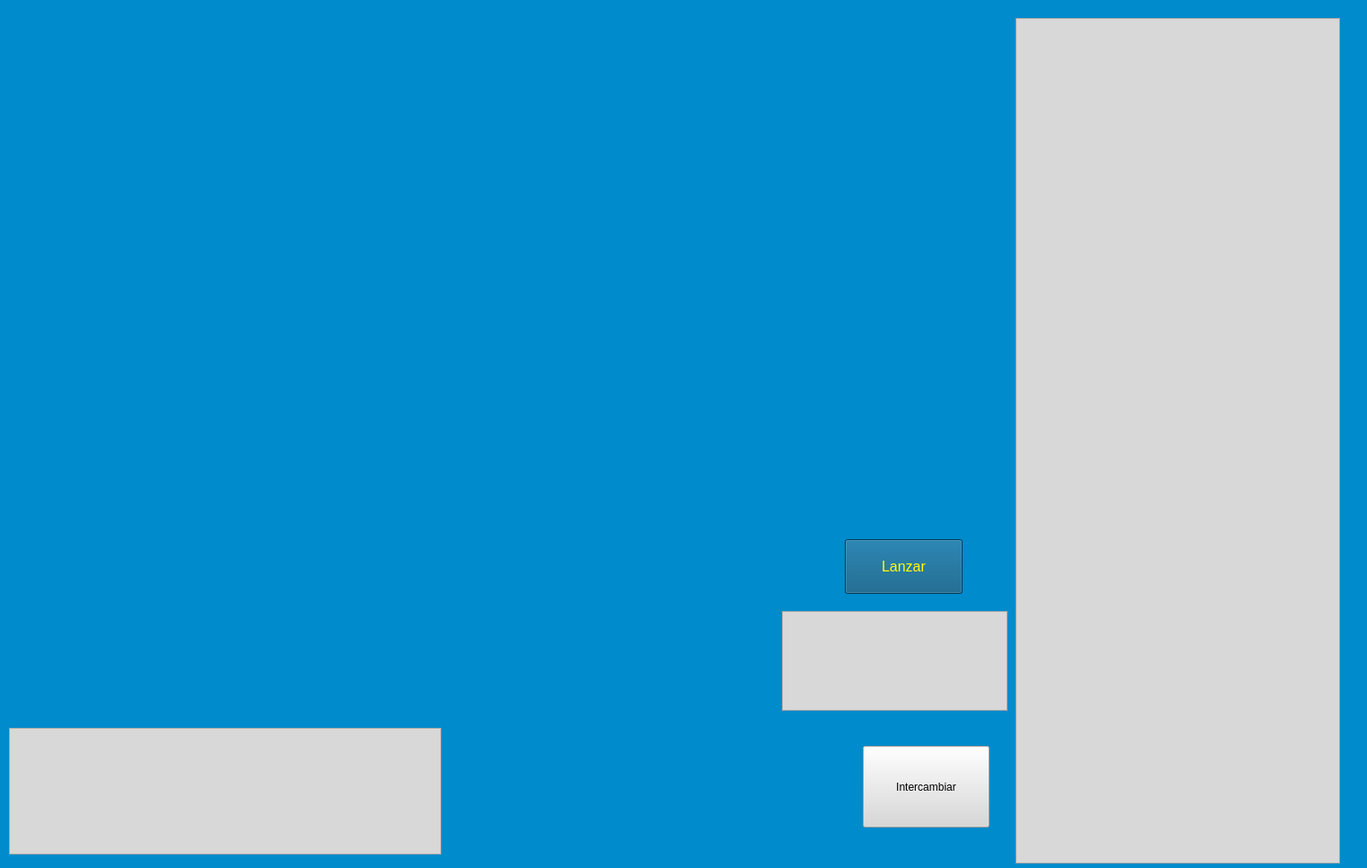
<?xml version="1.0" encoding="UTF-8"?>
<ui version="4.0">
 <class>Form</class>
 <widget class="QWidget" name="Form">
  <property name="geometry">
   <rect>
    <x>0</x>
    <y>0</y>
    <width>1521</width>
    <height>966</height>
   </rect>
  </property>
  <property name="windowTitle">
   <string>Form</string>
  </property>
  <property name="styleSheet">
   <string notr="true">background-color: rgb(0, 139, 204);</string>
  </property>
  <widget class="QLabel" name="label">
   <property name="geometry">
    <rect>
     <x>80</x>
     <y>50</y>
     <width>251</width>
     <height>231</height>
    </rect>
   </property>
   <property name="styleSheet">
    <string notr="true">background-color: rgba(255, 255, 255, 0);</string>
   </property>
   <property name="text">
    <string/>
   </property>
   <property name="pixmap">
    <pixmap>../sprites/Materias_primas/hexagono_arcilla.png</pixmap>
   </property>
   <property name="scaledContents">
    <bool>true</bool>
   </property>
  </widget>
  <widget class="QLabel" name="label_2">
   <property name="geometry">
    <rect>
     <x>80</x>
     <y>280</y>
     <width>251</width>
     <height>231</height>
    </rect>
   </property>
   <property name="styleSheet">
    <string notr="true">background-color: rgba(255, 255, 255, 0);</string>
   </property>
   <property name="text">
    <string/>
   </property>
   <property name="pixmap">
    <pixmap>../sprites/Materias_primas/hexagono_madera.png</pixmap>
   </property>
   <property name="scaledContents">
    <bool>true</bool>
   </property>
  </widget>
  <widget class="QLabel" name="label_4">
   <property name="geometry">
    <rect>
     <x>445</x>
     <y>50</y>
     <width>250</width>
     <height>231</height>
    </rect>
   </property>
   <property name="styleSheet">
    <string notr="true">background-color: rgba(255, 255, 255, 0);</string>
   </property>
   <property name="text">
    <string/>
   </property>
   <property name="pixmap">
    <pixmap>../sprites/Materias_primas/hexagono_madera.png</pixmap>
   </property>
   <property name="scaledContents">
    <bool>true</bool>
   </property>
  </widget>
  <widget class="QLabel" name="label_6">
   <property name="geometry">
    <rect>
     <x>260</x>
     <y>160</y>
     <width>251</width>
     <height>231</height>
    </rect>
   </property>
   <property name="styleSheet">
    <string notr="true">background-color: rgba(255, 255, 255, 0);</string>
   </property>
   <property name="text">
    <string/>
   </property>
   <property name="pixmap">
    <pixmap>../sprites/Materias_primas/hexagono_trigo.png</pixmap>
   </property>
   <property name="scaledContents">
    <bool>true</bool>
   </property>
  </widget>
  <widget class="QLabel" name="label_7">
   <property name="geometry">
    <rect>
     <x>260</x>
     <y>390</y>
     <width>251</width>
     <height>231</height>
    </rect>
   </property>
   <property name="styleSheet">
    <string notr="true">background-color: rgba(255, 255, 255, 0);</string>
   </property>
   <property name="text">
    <string/>
   </property>
   <property name="pixmap">
    <pixmap>../sprites/Materias_primas/hexagono_trigo.png</pixmap>
   </property>
   <property name="scaledContents">
    <bool>true</bool>
   </property>
  </widget>
  <widget class="QLabel" name="label_8">
   <property name="geometry">
    <rect>
     <x>450</x>
     <y>500</y>
     <width>251</width>
     <height>231</height>
    </rect>
   </property>
   <property name="styleSheet">
    <string notr="true">background-color: rgba(255, 255, 255, 0);</string>
   </property>
   <property name="text">
    <string/>
   </property>
   <property name="pixmap">
    <pixmap>../sprites/Materias_primas/hexagono_trigo.png</pixmap>
   </property>
   <property name="scaledContents">
    <bool>true</bool>
   </property>
  </widget>
  <widget class="QLabel" name="label_3">
   <property name="geometry">
    <rect>
     <x>630</x>
     <y>390</y>
     <width>251</width>
     <height>231</height>
    </rect>
   </property>
   <property name="styleSheet">
    <string notr="true">background-color: rgba(255, 255, 255, 0);</string>
   </property>
   <property name="text">
    <string/>
   </property>
   <property name="pixmap">
    <pixmap>../sprites/Materias_primas/hexagono_arcilla.png</pixmap>
   </property>
   <property name="scaledContents">
    <bool>true</bool>
   </property>
  </widget>
  <widget class="QLabel" name="label_5">
   <property name="geometry">
    <rect>
     <x>445</x>
     <y>280</y>
     <width>251</width>
     <height>231</height>
    </rect>
   </property>
   <property name="autoFillBackground">
    <bool>false</bool>
   </property>
   <property name="styleSheet">
    <string notr="true">background-color: rgba(255, 255, 255, 0);</string>
   </property>
   <property name="text">
    <string/>
   </property>
   <property name="pixmap">
    <pixmap>../sprites/Materias_primas/hexagono_madera.png</pixmap>
   </property>
   <property name="scaledContents">
    <bool>true</bool>
   </property>
  </widget>
  <widget class="QLabel" name="label_9">
   <property name="geometry">
    <rect>
     <x>630</x>
     <y>160</y>
     <width>251</width>
     <height>231</height>
    </rect>
   </property>
   <property name="styleSheet">
    <string notr="true">background-color: rgba(255, 255, 255, 0);</string>
   </property>
   <property name="text">
    <string/>
   </property>
   <property name="pixmap">
    <pixmap>../sprites/Materias_primas/hexagono_trigo.png</pixmap>
   </property>
   <property name="scaledContents">
    <bool>true</bool>
   </property>
  </widget>
  <widget class="QFrame" name="frame">
   <property name="geometry">
    <rect>
     <x>1130</x>
     <y>20</y>
     <width>361</width>
     <height>941</height>
    </rect>
   </property>
   <property name="styleSheet">
    <string notr="true">background-color: rgb(216, 216, 216);</string>
   </property>
   <property name="frameShape">
    <enum>QFrame::StyledPanel</enum>
   </property>
   <property name="frameShadow">
    <enum>QFrame::Raised</enum>
   </property>
   <property name="lineWidth">
    <number>2</number>
   </property>
  </widget>
  <widget class="QFrame" name="frame_2">
   <property name="geometry">
    <rect>
     <x>10</x>
     <y>810</y>
     <width>481</width>
     <height>141</height>
    </rect>
   </property>
   <property name="styleSheet">
    <string notr="true">background-color: rgb(216, 216, 216);
border-color: rgb(0, 85, 255);</string>
   </property>
   <property name="frameShape">
    <enum>QFrame::StyledPanel</enum>
   </property>
   <property name="frameShadow">
    <enum>QFrame::Raised</enum>
   </property>
   <property name="lineWidth">
    <number>2</number>
   </property>
  </widget>
  <widget class="QLabel" name="label_10">
   <property name="geometry">
    <rect>
     <x>80</x>
     <y>510</y>
     <width>251</width>
     <height>231</height>
    </rect>
   </property>
   <property name="styleSheet">
    <string notr="true">background-color: rgba(255, 255, 255, 0);</string>
   </property>
   <property name="text">
    <string/>
   </property>
   <property name="pixmap">
    <pixmap>../sprites/Materias_primas/hexagono_arcilla.png</pixmap>
   </property>
   <property name="scaledContents">
    <bool>true</bool>
   </property>
  </widget>
  <widget class="QPushButton" name="boton_construir_cassa">
   <property name="geometry">
    <rect>
     <x>520</x>
     <y>820</y>
     <width>121</width>
     <height>111</height>
    </rect>
   </property>
   <property name="styleSheet">
    <string notr="true"/>
   </property>
   <property name="text">
    <string/>
   </property>
   <property name="flat">
    <bool>true</bool>
   </property>
  </widget>
  <widget class="QLabel" name="label_11">
   <property name="geometry">
    <rect>
     <x>520</x>
     <y>820</y>
     <width>111</width>
     <height>111</height>
    </rect>
   </property>
   <property name="styleSheet">
    <string notr="true">background-color: rgb(255, 255, 255, 0);</string>
   </property>
   <property name="text">
    <string/>
   </property>
   <property name="pixmap">
    <pixmap>../sprites/Construcciones/choza_roja.png</pixmap>
   </property>
   <property name="scaledContents">
    <bool>true</bool>
   </property>
  </widget>
  <widget class="QPushButton" name="boton_contruir_camino">
   <property name="geometry">
    <rect>
     <x>670</x>
     <y>810</y>
     <width>111</width>
     <height>141</height>
    </rect>
   </property>
   <property name="styleSheet">
    <string notr="true"/>
   </property>
   <property name="text">
    <string/>
   </property>
   <property name="flat">
    <bool>true</bool>
   </property>
  </widget>
  <widget class="QPushButton" name="boton_carta_desarrollo">
   <property name="geometry">
    <rect>
     <x>820</x>
     <y>810</y>
     <width>111</width>
     <height>141</height>
    </rect>
   </property>
   <property name="styleSheet">
    <string notr="true">background-color: rgb(255, 255, 255);</string>
   </property>
   <property name="text">
    <string/>
   </property>
   <property name="flat">
    <bool>true</bool>
   </property>
  </widget>
  <widget class="QPushButton" name="boton_intercambiar">
   <property name="geometry">
    <rect>
     <x>960</x>
     <y>830</y>
     <width>141</width>
     <height>91</height>
    </rect>
   </property>
   <property name="styleSheet">
    <string notr="true">background-color: rgb(216, 216, 216);
border-color: rgb(0, 85, 255);</string>
   </property>
   <property name="text">
    <string>Intercambiar</string>
   </property>
  </widget>
  <widget class="QLabel" name="label_12">
   <property name="geometry">
    <rect>
     <x>670</x>
     <y>830</y>
     <width>101</width>
     <height>101</height>
    </rect>
   </property>
   <property name="text">
    <string/>
   </property>
   <property name="pixmap">
    <pixmap>../sprites/Construcciones/camino_rojo_60.png</pixmap>
   </property>
   <property name="scaledContents">
    <bool>true</bool>
   </property>
  </widget>
  <widget class="QLabel" name="label_13">
   <property name="geometry">
    <rect>
     <x>820</x>
     <y>810</y>
     <width>111</width>
     <height>141</height>
    </rect>
   </property>
   <property name="text">
    <string/>
   </property>
   <property name="pixmap">
    <pixmap>../sprites/Desarrollo/carta_reverso.png</pixmap>
   </property>
   <property name="scaledContents">
    <bool>true</bool>
   </property>
  </widget>
  <widget class="QFrame" name="frame_3">
   <property name="geometry">
    <rect>
     <x>870</x>
     <y>680</y>
     <width>251</width>
     <height>111</height>
    </rect>
   </property>
   <property name="styleSheet">
    <string notr="true">background-color: rgb(216, 216, 216);
border-color: rgb(0, 85, 255);</string>
   </property>
   <property name="frameShape">
    <enum>QFrame::StyledPanel</enum>
   </property>
   <property name="frameShadow">
    <enum>QFrame::Raised</enum>
   </property>
   <property name="lineWidth">
    <number>2</number>
   </property>
   <widget class="QLabel" name="label_14">
    <property name="geometry">
     <rect>
      <x>20</x>
      <y>20</y>
      <width>81</width>
      <height>81</height>
     </rect>
    </property>
    <property name="text">
     <string/>
    </property>
    <property name="pixmap">
     <pixmap>../sprites/Dados/dado_1.png</pixmap>
    </property>
    <property name="scaledContents">
     <bool>true</bool>
    </property>
   </widget>
   <widget class="QLabel" name="label_15">
    <property name="geometry">
     <rect>
      <x>130</x>
      <y>20</y>
      <width>91</width>
      <height>81</height>
     </rect>
    </property>
    <property name="text">
     <string/>
    </property>
    <property name="pixmap">
     <pixmap>../sprites/Dados/dado_4.png</pixmap>
    </property>
    <property name="scaledContents">
     <bool>true</bool>
    </property>
   </widget>
  </widget>
  <widget class="QPushButton" name="boton_lanzar">
   <property name="geometry">
    <rect>
     <x>940</x>
     <y>600</y>
     <width>131</width>
     <height>61</height>
    </rect>
   </property>
   <property name="palette">
    <palette>
     <active>
      <colorrole role="Button">
       <brush brushstyle="SolidPattern">
        <color alpha="255">
         <red>0</red>
         <green>84</green>
         <blue>127</blue>
        </color>
       </brush>
      </colorrole>
      <colorrole role="ButtonText">
       <brush brushstyle="SolidPattern">
        <color alpha="255">
         <red>255</red>
         <green>255</green>
         <blue>0</blue>
        </color>
       </brush>
      </colorrole>
      <colorrole role="Base">
       <brush brushstyle="SolidPattern">
        <color alpha="255">
         <red>0</red>
         <green>84</green>
         <blue>127</blue>
        </color>
       </brush>
      </colorrole>
      <colorrole role="Window">
       <brush brushstyle="SolidPattern">
        <color alpha="255">
         <red>0</red>
         <green>84</green>
         <blue>127</blue>
        </color>
       </brush>
      </colorrole>
      <colorrole role="ToolTipText">
       <brush brushstyle="SolidPattern">
        <color alpha="255">
         <red>255</red>
         <green>255</green>
         <blue>0</blue>
        </color>
       </brush>
      </colorrole>
     </active>
     <inactive>
      <colorrole role="Button">
       <brush brushstyle="SolidPattern">
        <color alpha="255">
         <red>0</red>
         <green>84</green>
         <blue>127</blue>
        </color>
       </brush>
      </colorrole>
      <colorrole role="ButtonText">
       <brush brushstyle="SolidPattern">
        <color alpha="255">
         <red>255</red>
         <green>255</green>
         <blue>0</blue>
        </color>
       </brush>
      </colorrole>
      <colorrole role="Base">
       <brush brushstyle="SolidPattern">
        <color alpha="255">
         <red>0</red>
         <green>84</green>
         <blue>127</blue>
        </color>
       </brush>
      </colorrole>
      <colorrole role="Window">
       <brush brushstyle="SolidPattern">
        <color alpha="255">
         <red>0</red>
         <green>84</green>
         <blue>127</blue>
        </color>
       </brush>
      </colorrole>
      <colorrole role="ToolTipText">
       <brush brushstyle="SolidPattern">
        <color alpha="255">
         <red>255</red>
         <green>255</green>
         <blue>0</blue>
        </color>
       </brush>
      </colorrole>
     </inactive>
     <disabled>
      <colorrole role="Button">
       <brush brushstyle="SolidPattern">
        <color alpha="255">
         <red>0</red>
         <green>84</green>
         <blue>127</blue>
        </color>
       </brush>
      </colorrole>
      <colorrole role="ButtonText">
       <brush brushstyle="SolidPattern">
        <color alpha="255">
         <red>120</red>
         <green>120</green>
         <blue>120</blue>
        </color>
       </brush>
      </colorrole>
      <colorrole role="Base">
       <brush brushstyle="SolidPattern">
        <color alpha="255">
         <red>0</red>
         <green>84</green>
         <blue>127</blue>
        </color>
       </brush>
      </colorrole>
      <colorrole role="Window">
       <brush brushstyle="SolidPattern">
        <color alpha="255">
         <red>0</red>
         <green>84</green>
         <blue>127</blue>
        </color>
       </brush>
      </colorrole>
      <colorrole role="ToolTipText">
       <brush brushstyle="SolidPattern">
        <color alpha="255">
         <red>255</red>
         <green>255</green>
         <blue>0</blue>
        </color>
       </brush>
      </colorrole>
     </disabled>
    </palette>
   </property>
   <property name="font">
    <font>
     <pointsize>12</pointsize>
    </font>
   </property>
   <property name="styleSheet">
    <string notr="true">background-color: rgb(0, 84, 127);</string>
   </property>
   <property name="text">
    <string>Lanzar</string>
   </property>
  </widget>
  <zorder>label_12</zorder>
  <zorder>label_13</zorder>
  <zorder>label</zorder>
  <zorder>label_2</zorder>
  <zorder>label_4</zorder>
  <zorder>label_6</zorder>
  <zorder>label_7</zorder>
  <zorder>label_8</zorder>
  <zorder>label_3</zorder>
  <zorder>label_5</zorder>
  <zorder>label_9</zorder>
  <zorder>frame</zorder>
  <zorder>frame_2</zorder>
  <zorder>label_10</zorder>
  <zorder>label_11</zorder>
  <zorder>boton_intercambiar</zorder>
  <zorder>frame_3</zorder>
  <zorder>boton_lanzar</zorder>
  <zorder>boton_carta_desarrollo</zorder>
  <zorder>boton_construir_cassa</zorder>
  <zorder>boton_contruir_camino</zorder>
 </widget>
 <resources/>
 <connections/>
</ui>
